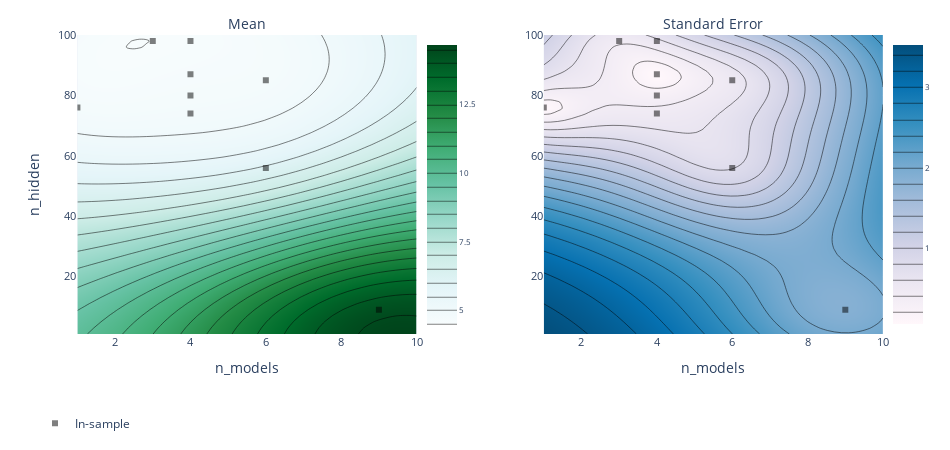

Notebook cell for this chart:
### Code cell
deepensem.plot_hyperopt_hyperparams("n_models", "n_hidden")

### Figure 1 — Plotly figure (JSON) as saved in the notebook; plotly's stock layout.template omitted (floating-point values rounded to 4 significant figures; data arrays with more than 128 entries replaced by an {"elided": "..."} marker saying what was removed)
{"data": [{"autocolorscale": false, "autocontour": true, "colorbar": {"tickfont": {"size": 8}, "ticksuffix": "", "x": 0.45, "y": 0.5}, "colorscale": [[0, "rgb(247,252,253)"], [0.125, "rgb(229,245,249)"], [0.25, "rgb(204,236,230)"], [0.375, "rgb(153,216,201)"], [0.5, "rgb(102,194,164)"], [0.625, "rgb(65,174,118)"], [0.75, "rgb(35,139,69)"], [0.875, "rgb(0,109,44)"], [1, "rgb(0,68,27)"]], "contours": {"coloring": "heatmap"}, "hoverinfo": "x+y+z", "ncontours": 25, "type": "contour", "x": [1, 1.184, 1.367, 1.551, 1.735, 1.918, 2.102, 2.286, 2.469, 2.653, 2.837, 3.02, 3.204, 3.388, 3.571, 3.755, 3.939, 4.122, 4.306, 4.49, 4.673, 4.857, 5.041, 5.224, 5.408, 5.592, 5.776, 5.959, 6.143, 6.327, 6.51, 6.694, 6.878, 7.061, 7.245, 7.429, 7.612, 7.796, 7.98, 8.163, 8.347, 8.531, 8.714, 8.898, 9.082, 9.265, 9.449, 9.633, 9.816, 10], "xaxis": "x", "y": [1, 3.02, 5.041, 7.061, 9.082, 11.1, 13.12, 15.14, 17.16, 19.18, 21.2, 23.22, 25.24, 27.27, 29.29, 31.31, 33.33, 35.35, 37.37, 39.39, 41.41, 43.43, 45.45, 47.47, 49.49, 51.51, 53.53, 55.55, 57.57, 59.59, 61.61, 63.63, 65.65, 67.67, 69.69, 71.71, 73.73, 75.76, 77.78, 79.8, 81.82, 83.84, 85.86, 87.88, 89.9, 91.92, 93.94, 95.96, 97.98, 100], "yaxis": "y", "z": {"elided": "50x50 float values"}, "zauto": true, "zmax": 14.67, "zmin": -14.67}, {"autocolorscale": false, "autocontour": true, "colorbar": {"tickfont": {"size": 8}, "ticksuffix": "", "x": 1, "y": 0.5}, "colorscale": [[0, "rgb(255,247,251)"], [0.1429, "rgb(236,231,242)"], [0.2857, "rgb(208,209,230)"], [0.4286, "rgb(166,189,219)"], [0.5714, "rgb(116,169,207)"], [0.7143, "rgb(54,144,192)"], [0.8571, "rgb(5,112,176)"], [1, "rgb(3,78,123)"]], "contours": {"coloring": "heatmap"}, "hoverinfo": "x+y+z", "ncontours": 25, "type": "contour", "x": [1, 1.184, 1.367, 1.551, 1.735, 1.918, 2.102, 2.286, 2.469, 2.653, 2.837, 3.02, 3.204, 3.388, 3.571, 3.755, 3.939, 4.122, 4.306, 4.49, 4.673, 4.857, 5.041, 5.224, 5.408, 5.592, 5.776, 5.959, 6.143, 6.327, 6.51, 6.694, 6.878, 7.061, 7.245, 7.429, 7.612, 7.796, 7.98, 8.163, 8.347, 8.531, 8.714, 8.898, 9.082, 9.265, 9.449, 9.633, 9.816, 10], "xaxis": "x2", "y": [1, 3.02, 5.041, 7.061, 9.082, 11.1, 13.12, 15.14, 17.16, 19.18, 21.2, 23.22, 25.24, 27.27, 29.29, 31.31, 33.33, 35.35, 37.37, 39.39, 41.41, 43.43, 45.45, 47.47, 49.49, 51.51, 53.53, 55.55, 57.57, 59.59, 61.61, 63.63, 65.65, 67.67, 69.69, 71.71, 73.73, 75.76, 77.78, 79.8, 81.82, 83.84, 85.86, 87.88, 89.9, 91.92, 93.94, 95.96, 97.98, 100], "yaxis": "y2", "z": {"elided": "50x50 float values"}}, {"hoverinfo": "text", "legendgroup": "In-sample", "marker": {"color": "black", "opacity": 0.5, "symbol": 1}, "mode": "markers", "name": "In-sample", "text": ["0_0", "1_0", "2_0", "3_0", "4_0", "5_0", "6_0", "7_0", "8_0"], "type": "scatter", "x": [6, 6, 1, 4, 9, 4, 3, 4, 4], "xaxis": "x", "y": [85, 56, 76, 80, 9, 74, 98, 87, 98], "yaxis": "y"}, {"hoverinfo": "text", "legendgroup": "In-sample", "marker": {"color": "black", "opacity": 0.5, "symbol": 1}, "mode": "markers", "name": "In-sample", "showlegend": false, "text": ["0_0", "1_0", "2_0", "3_0", "4_0", "5_0", "6_0", "7_0", "8_0"], "type": "scatter", "x": [6, 6, 1, 4, 9, 4, 3, 4, 4], "xaxis": "x2", "y": [85, 56, 76, 80, 9, 74, 98, 87, 98], "yaxis": "y2"}], "layout": {"annotations": [{"font": {"size": 14}, "showarrow": false, "text": "Mean", "x": 0.25, "xanchor": "center", "xref": "paper", "y": 1, "yanchor": "bottom", "yref": "paper"}, {"font": {"size": 14}, "showarrow": false, "text": "Standard Error", "x": 0.8, "xanchor": "center", "xref": "paper", "y": 1, "yanchor": "bottom", "yref": "paper"}], "autosize": false, "height": 450, "hovermode": "closest", "legend": {"orientation": "h", "x": 0, "y": -0.25}, "margin": {"b": 100, "l": 35, "pad": 0, "r": 35, "t": 35}, "width": 950, "xaxis": {"anchor": "y", "autorange": false, "domain": [0.05, 0.45], "exponentformat": "e", "range": [1, 10], "tickfont": {"size": 11}, "tickmode": "auto", "title": {"text": "n_models"}, "type": "linear"}, "xaxis2": {"anchor": "y2", "autorange": false, "domain": [0.6, 1], "exponentformat": "e", "range": [1, 10], "tickfont": {"size": 11}, "tickmode": "auto", "title": {"text": "n_models"}, "type": "linear"}, "yaxis": {"anchor": "x", "autorange": false, "domain": [0, 1], "exponentformat": "e", "range": [1, 100], "tickfont": {"size": 11}, "tickmode": "auto", "title": {"text": "n_hidden"}, "type": "linear"}, "yaxis2": {"anchor": "x2", "autorange": false, "domain": [0, 1], "exponentformat": "e", "range": [1, 100], "tickfont": {"size": 11}, "tickmode": "auto", "type": "linear"}}}
